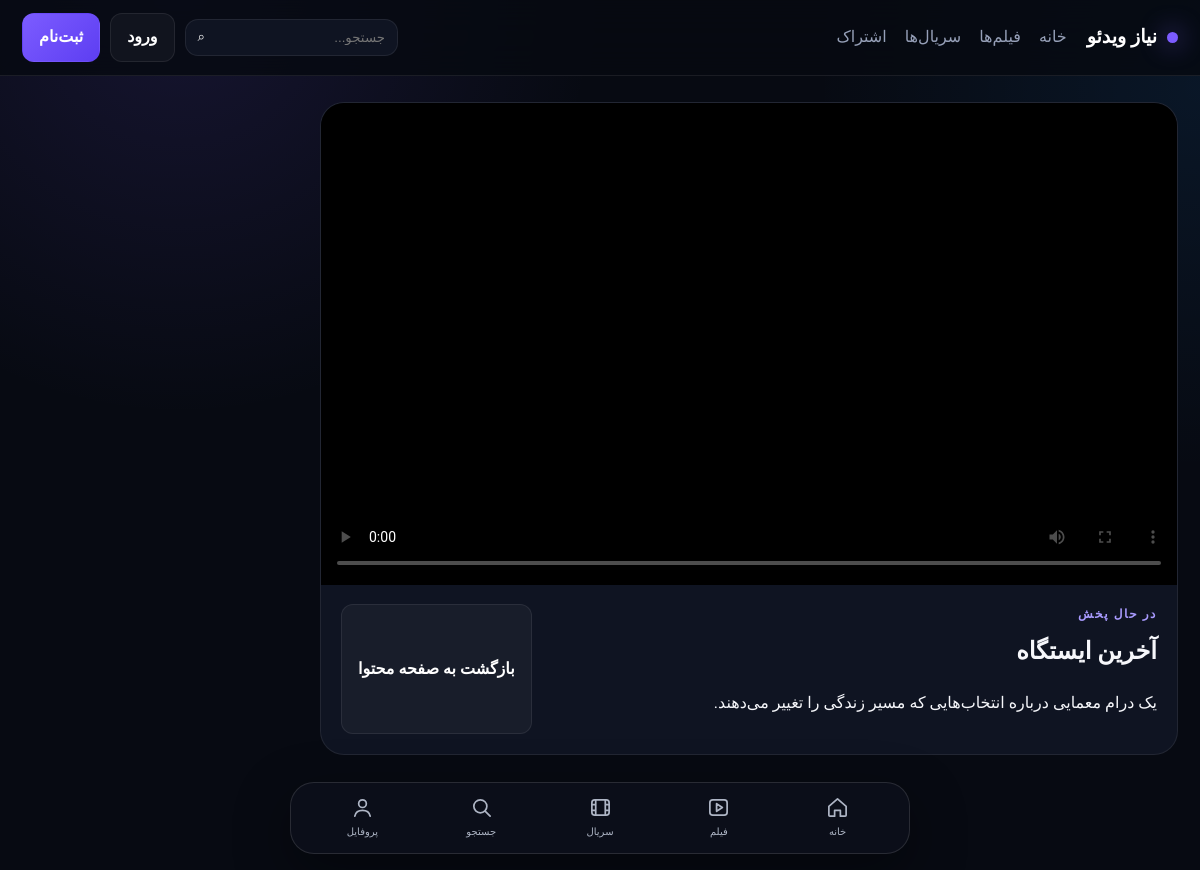
Screenshot of /watch/last-station with the database file from the repository.
### models/extra.py (models this page shows)
class Setting(db.Model):
    __tablename__ = 'settings'
    id = db.Column(db.Integer, primary_key=True)
    key = db.Column(db.String(120), unique=True, nullable=False)
    value = db.Column(db.Text, default='', nullable=False)

### models/content.py (models this page shows)
class Content(db.Model):
    __tablename__ = "contents"
    id = db.Column(db.Integer, primary_key=True)
    title = db.Column(db.String(220), nullable=False)
    slug = db.Column(db.String(240), unique=True, nullable=False, index=True)
    kind = db.Column(db.String(20), nullable=False, default="movie")
    description = db.Column(db.Text, default="", nullable=False)
    poster_url = db.Column(db.Text, default="", nullable=False)
    backdrop_url = db.Column(db.Text, default="", nullable=False)
    video_url = db.Column(db.Text, default="", nullable=False)
    trailer_url = db.Column(db.Text, default="", nullable=False)
    year = db.Column(db.Integer, nullable=True)
    duration_minutes = db.Column(db.Integer, nullable=True)
    genre = db.Column(db.String(120), default="درام", nullable=False)
    rating = db.Column(db.Float, default=8.0, nullable=False)
    is_premium = db.Column(db.Boolean, default=False, nullable=False)
    is_published = db.Column(db.Boolean, default=True, nullable=False)
    created_at = db.Column(db.DateTime, default=datetime.utcnow, nullable=False)
    episodes = db.relationship("Episode", back_populates="series", cascade="all, delete-orphan", lazy=True)
    video_variants = db.relationship("VideoVariant", back_populates="content", cascade="all, delete-orphan", lazy=True)

### routes/main.py (the view)
@main_bp.get("/watch/<slug>")
def watch(slug):
    item = Content.query.filter_by(slug=slug, is_published=True).first_or_404()
    if item.is_premium and not (current_user.is_authenticated and current_user.premium):
        flash("برای تماشای این محتوا، ابتدا یکی از اشتراک‌ها را فعال کنید.", "warning")
        return redirect(url_for("main.subscriptions", next=url_for("main.watch", slug=slug)))
    video_url = item.video_url
    episode = None
    eid = request.args.get("episode", type=int)
    if eid:
        episode = Episode.query.filter_by(id=eid, series_id=item.id).first_or_404()
        if episode.is_premium and not (current_user.is_authenticated and current_user.premium):
            flash("این قسمت ویژه است و نیاز به اشتراک دارد.", "warning")
            return redirect(url_for("main.subscriptions"))
        variants = sorted(episode.video_variants, key=lambda v: int(v.quality.rstrip("p")), reverse=True)
        video_url = variants[0].file_url if variants else episode.video_url
    else:
        variants = sorted([v for v in item.video_variants if v.episode_id is None], key=lambda v: int(v.quality.rstrip("p")), reverse=True)
        video_url = variants[0].file_url if variants else item.video_url
    if current_user.is_authenticated:
        history = WatchHistory.query.filter_by(user_id=current_user.id, content_id=item.id).first()
        if not history:
            history = WatchHistory(user_id=current_user.id, content_id=item.id, progress_seconds=0)
            db.session.add(history)
            db.session.commit()
    episodes = sorted(item.episodes, key=lambda e: (e.season_number, e.episode_number))
    return render_template("watch.html", item=item, episode=episode, episodes=episodes, video_url=video_url, variants=variants)

### templates/watch.html (shortened to what this page needs)
{% extends 'base.html' %}
{% block content %}
<section class="watch-layout">
  <div class="player-panel">
    <div class="video-shell">
      {% if video_url %}
        <video controls playsinline preload="metadata" poster="{{ item.backdrop_url }}">
          <source src="{{ video_url }}">
        </video>
      {% else %}
        <div class="empty-player">هنوز فایل ویدئویی برای این عنوان قرار نگرفته است.</div>
      {% endif %}
    </div>
    <div class="watch-meta">
      <div>
        <div class="eyebrow">در حال پخش</div>
        <h1>{{ episode.title if episode else item.title }}</h1>
        <p>{{ episode.description if episode else item.description }}</p>
      </div>
      <a class="btn btn-ghost" href="{{ url_for('main.title_detail', slug=item.slug) }}">بازگشت به صفحه محتوا</a>
    </div>
  </div>
</section>
{% endblock %}

### templates/base.html (shortened to what this page needs)
<!doctype html>
<html lang="fa" dir="rtl">
<head>
  <link rel="stylesheet" href="{{ url_for('static', filename='css/app.css') }}"><style>:root{--primary:{{ primary_color|e }};}</style>
</head>
<body>
  <header class="topbar">
    <a class="brand" href="{{ url_for('main.home') }}"><span class="brand-dot"></span>{{ site_name }}</a>
    <nav class="main-nav">
      <a href="{{ url_for('main.home') }}">خانه</a>
      <a href="{{ url_for('main.movies') }}">فیلم‌ها</a>
      <a href="{{ url_for('main.series') }}">سریال‌ها</a>
      <a href="{{ url_for('main.subscriptions') }}">اشتراک</a>
    </nav>
    <div class="top-actions">
      <form class="search" action="{{ url_for('main.home') }}" method="get">
        <input name="q" value="{{ request.args.get('q','') }}" placeholder="جستجو...">
        <button aria-label="جستجو">⌕</button>
      </form>
      {% if current_user.is_authenticated %}
        <a class="avatar" href="{{ url_for('main.profile') }}">{{ current_user.name[:1] }}</a>
        {% if current_user.is_admin %}<a class="mini-link" href="{{ url_for('admin.dashboard') }}">مدیریت</a>{% endif %}
        <a class="mini-link" href="{{ url_for('auth.logout') }}">خروج</a>
      {% else %}
        <a class="btn btn-ghost" href="{{ url_for('auth.login') }}">ورود</a>
        <a class="btn btn-primary" href="{{ url_for('auth.register') }}">ثبت‌نام</a>
      {% endif %}
    </div>
  </header>
  <main class="page-shell">{% block content %}{% endblock %}</main>
  <nav class="bottom-nav" aria-label="منوی اصلی">
    <a href="{{ url_for('main.home') }}"><svg viewBox="0 0 24 24"><path d="M3 10.8 12 3l9 7.8v9.2a1 1 0 0 1-1 1h-5v-6H9v6H4a1 1 0 0 1-1-1z"/></svg><small>خانه</small></a>
    <a href="{{ url_for('main.movies') }}"><svg viewBox="0 0 24 24"><rect x="3" y="4" width="18" height="16" rx="3"/><path d="m10 8 6 4-6 4z"/></svg><small>فیلم</small></a>
    <a href="{{ url_for('main.series') }}"><svg viewBox="0 0 24 24"><rect x="3" y="4" width="18" height="16" rx="3"/><path d="M7 4v16M17 4v16M3 9h4M17 9h4M3 15h4M17 15h4"/></svg><small>سریال</small></a>
    <a href="{{ url_for('main.home') }}#search"><svg viewBox="0 0 24 24"><circle cx="10.8" cy="10.8" r="6.8"/><path d="m16 16 5 5"/></svg><small>جستجو</small></a>
    <a href="{{ url_for('main.profile') if current_user.is_authenticated else url_for('auth.login') }}"><svg viewBox="0 0 24 24"><circle cx="12" cy="8" r="4"/><path d="M4 21c.8-4 3.4-6 8-6s7.2 2 8 6"/></svg><small>پروفایل</small></a>
  </nav>
</body>
</html>

### static/css/app.css (style rules this page uses)
:root { --bg:#070a12;--panel:#0f1422;--panel2:#141b2d;--line:rgba(255,255,255,.08);--text:#f6f7fb;--muted:#96a0b8;--primary:#7c5cff;--primary2:#5d3ef2;--ok:#37d493;--warn:#f5b84b;--danger:#ff6c77;--shadow:0 20px 70px rgba(0,0,0,.28) }
* { box-sizing:border-box }
html { scroll-behavior:smooth }
body { margin:0;background:radial-gradient(circle at 15% 0%,rgba(124,92,255,.13),transparent 26rem),radial-gradient(circle at 100% 10%,rgba(35,150,255,.09),transparent 24rem),var(--bg);color:var(--text);font-family:Vazirmatn,Tahoma,sans-serif;line-height:1.8 }
.page-shell { max-width:1220px;margin:0 auto;padding:26px 22px 80px }
.topbar { position:sticky;top:0;z-index:20;display:flex;align-items:center;gap:20px;padding:13px 22px;border-bottom:1px solid var(--line);background:rgba(7,10,18,.83);backdrop-filter:blur(18px) }
.brand { display:flex;align-items:center;gap:10px;text-decoration:none;color:#fff;font-weight:800;font-size:19px;white-space:nowrap }
.brand-dot { width:11px;height:11px;border-radius:50%;background:var(--primary);box-shadow:0 0 26px var(--primary) }
.main-nav { display:flex;gap:18px;flex:1 }
.main-nav a,.mini-link,.section-head>a,.auth-switch a { color:var(--muted);text-decoration:none }
.top-actions { display:flex;align-items:center;gap:10px }
.search { display:flex;background:var(--panel);border:1px solid var(--line);border-radius:13px;overflow:hidden }
.search input { width:180px;background:transparent;border:0;outline:0;color:#fff;padding:10px 12px }
.search button { background:transparent;border:0;color:#fff;padding:0 12px }
.btn { display:inline-flex;align-items:center;justify-content:center;gap:8px;min-height:42px;padding:9px 16px;border-radius:12px;border:1px solid var(--line);text-decoration:none;color:#fff;font-weight:700;cursor:pointer;background:var(--panel2) }
.btn-primary { background:linear-gradient(135deg,var(--primary),var(--primary2));border-color:transparent }
.btn-ghost { background:rgba(255,255,255,.04) }
.eyebrow { font-size:12px;letter-spacing:.13em;color:#a99bff;font-weight:800;text-transform:uppercase }
.watch-layout { display:grid;grid-template-columns:minmax(0,1fr) 280px;gap:18px }
.player-panel,.playlist { background:var(--panel);border:1px solid var(--line);border-radius:24px;overflow:hidden }
.video-shell { background:#000;aspect-ratio:16/9;position:relative }
.video-shell video { width:100%;height:100%;display:block }
.watch-meta { display:flex;justify-content:space-between;gap:20px;padding:20px }
.watch-meta h1 { margin:4px 0 }
.bottom-nav { position:fixed;display:flex;z-index:60;left:50%;transform:translateX(-50%);bottom:16px;width:min(620px,calc(100% - 28px));height:72px;border:1px solid rgba(255,255,255,.12);border-radius:24px;background:rgba(13,17,28,.82);backdrop-filter:blur(22px);-webkit-backdrop-filter:blur(22px);box-shadow:0 18px 55px rgba(0,0,0,.38);align-items:center;justify-content:space-around;padding:6px 12px }
.bottom-nav a { text-decoration:none;color:#aeb5c5;display:flex;flex-direction:column;align-items:center;gap:4px;font-size:11px }
.bottom-nav svg { width:23px;height:23px;fill:none;stroke:currentColor;stroke-width:1.8;stroke-linecap:round;stroke-linejoin:round }
.bottom-nav a { min-width:78px;height:58px;justify-content:center;border-radius:16px;transition:.2s }
.bottom-nav small { font-size:10px }
.page-shell { padding-bottom:115px }

### rows the page displays
Setting: value "نیاز ویدئو"
Content: title "آخرین ایستگاه", description "یک درام معمایی درباره انتخاب‌هایی که مسیر زندگی را تغییر می‌دهند."
